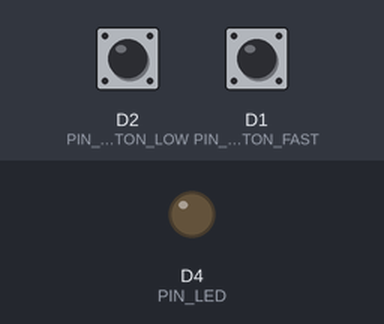
Recording of a program running on a simulated ESP8266 (NodeMCU). Parts: output pins drawn as LEDs (lit = HIGH). The test bench sets the inputs (shaded band); at power-on: D2 (PIN_BUTTON_LOW) LOW, D1 (PIN_BUTTON_FAST) LOW.

Above: at 0.1 s.
At 1.2 s:
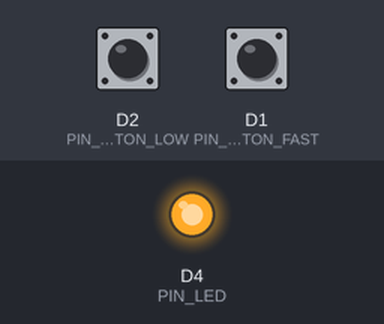
1.3 s: D2 (PIN_BUTTON_LOW) pulled HIGH for 0.15 s
At 1.8 s:
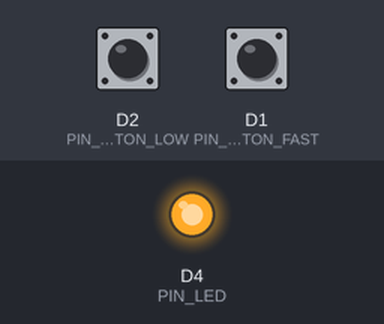
Timing chart, 0 to 4.3 s (numbered marks = the images above; inputs shaded):
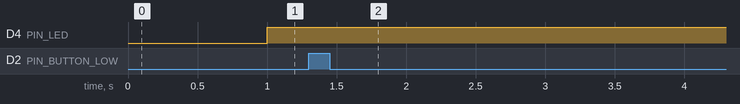

The program:

main.cpp
```cpp
#include <Arduino.h>
const int PIN_LED=D4;
const int PIN_BUTTON_FAST=D1;
const int PIN_BUTTON_LOW=D2;
unsigned long waitTime=1000;
unsigned long actualTime;
unsigned long pastTime;

void setup() {
  pinMode(PIN_LED,OUTPUT);
  pinMode(PIN_BUTTON_FAST,INPUT);
  pinMode(PIN_BUTTON_LOW,INPUT);
}

void loop() {
  actualTime=millis();
  if (digitalRead(PIN_BUTTON_FAST)==HIGH)
  {
    waitTime-=1000;
  }
  if (digitalRead(PIN_BUTTON_LOW)==HIGH)
  {
    waitTime+=1000;
  }
  if (actualTime-pastTime>=waitTime)
  {
    digitalWrite(PIN_LED,!digitalRead(PIN_LED));
    pastTime=actualTime;
  }
  // put your main code here, to run repeatedly:
}
```

Measured:
- after the input at 1.3 s, D4 (PIN_LED): stops changing and stays HIGH
